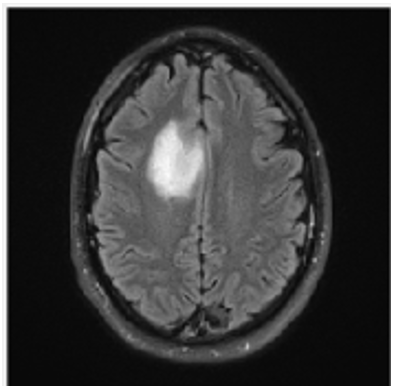
%> input picture TSMO/mri.png, 394 x 391 px
$ octave butterworth.m   (GNU Octave 9; MATLAB toolbox functions it lacks are replaced by stand-ins)
%> lines starting %> are read from the running program, lines starting %| are printed output that depends on the picture
f=imread('mri.png');
%> f is the input picture: size 391x394x3 uint8; min 0, max 255, mean 59.8
[M N]=size(f);
%> M = 391; N = 1182
figure(1),imshow(f);
% compute fft and display its spectra
F=fft2(double(f));
figure(2),imshow(abs(fftshift(F)/256));
%> after `imshow(abs(fftshift(F)/256))`:
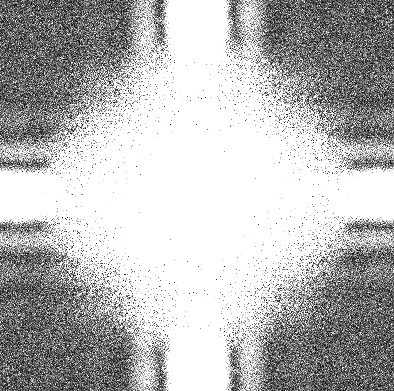
%> displayed picture: size 391x394x3, on the screen's scale of 0 to 255; min 0, max 255, mean 184.3

%compute Ideal Low Pass Filter
u0 = 100; % set cut off frequency
u=0:(M-1);
%> u = 391 values from 0 to 390
v=0:(N-1);
%> v = 1182 values from 0 to 1181
idx=find(u>M/2);
%> idx = 195 values from 197 to 391
u(idx)=u(idx)-M;
idy=find(v>N/2);
%> idy = 590 values from 593 to 1182
v(idy)=v(idy)-N;
[V,U]=meshgrid(v,u);
for i = 1: M
for j = 1:N

%Apply a 2nd order Butterworth
UVw = double((U(i,j)*U(i,j) + V(i,j)*V(i,j))/(u0*u0));
H(i,j) = 1/(1 + UVw*UVw);
end
end
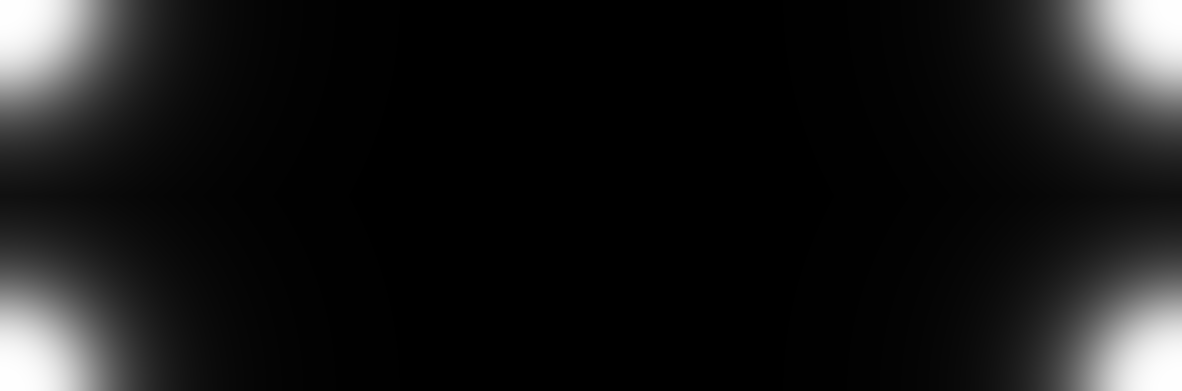
%> H: size 391x1182 double; min 0.000666, max 1, mean 0.0977
figure(3),imshow(fftshift(H));
%> (the run ends here)
